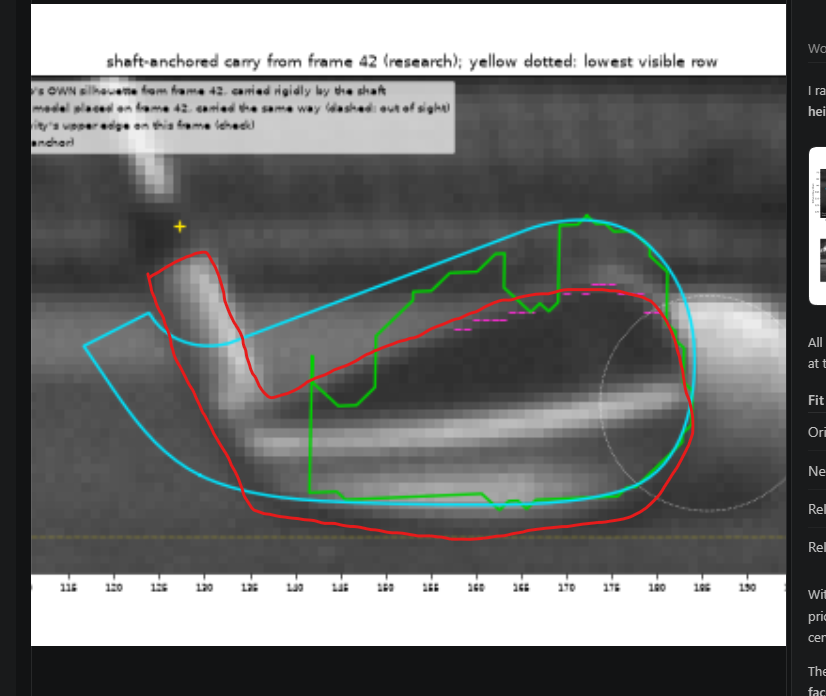
#> input picture research/claude-clubhead-size-pose-audit-2026-11-12/owner-trace/owner-red-trace-on-carry-shot1.png, 826 x 696 px, given in place of shot-0001.pgm, which was not available
$ python -i photo_marks.py   (imports and definitions only)   (older library calls are emulated)
#> lines starting #> are read from the running program, lines starting #| are printed output that depends on the picture
"""Where the ball marked the face, shots 1, 3 and 4, in mm from the TOE EXTREME along the score lines and mm above the
LEADING EDGE: the two numbers the pipeline's impact reading is given in, meaningful on any model of this club.

Each photo is rectified by its own score lines (photo_grooves.py) and scaled by the club's score-line spacing
(2.63 mm, from shot 1's photo with the published toe height). The mark is then placed two ways:
   LINES    relative to the score lines themselves: along them from the line of their toe ends, across them from the
            lowest line. The two offsets to the toe extreme and the leading edge are constants of the club, taken once
            from shot 1's photo. No outline is traced on shots 3 and 4 for this.
   OUTLINE  relative to the head outline landmarked by eye on that photo (outer edge), moved by shot 1's difference
            between the outer edge and the model's edge convention.
Writes results/PHOTO-MARKS.txt, results/photo-marks.json, figures/photo-marks-shot<N>.png. Usage: photo_marks.py"""
import json
import math

import cv2
import matplotlib

# [1 line not run here, left out]
import matplotlib.pyplot as plt
import numpy as np

import photo_landmarks as pl
from common import AUDIT, ROOT

OUT = []


def say(t=""):
    OUT.append(t)
    print(t)


F, PP = 1000.0, np.array([319.5, 199.5])
# [1 line that did not run here, left out]
MARK_ROI = {1: (126, 212, 178, 258), 3: (262, 342, 100, 178), 4: (384, 482, 160, 222)}   # x0, x1, y0, y1 by eye
MARK_ROI[2] = (300, 402, 138, 210)   # shot 2, by eye on 13 Nov after its blind prediction was hashed (PROTOCOL note 10c)
import os  # noqa: E402
# PHOTO_SHOTS=1,2,3,4 adds shot 2; the default reproduces the earlier outputs and file names exactly
SHOTS = tuple(int(v) for v in os.environ.get("PHOTO_SHOTS", "1,3,4").split(","))
SUFFIX = "" if SHOTS == (1, 3, 4) else "-" + "".join(str(v) for v in SHOTS)


# [4 lines left out: function ray, not called in this run]


class Photo:
    def __init__(self, shot):
#> called with shot = 1
        self.shot = shot
        self.img = cv2.imread(str(ROOT / "face-photos" / ("shot-%04d.pgm" % shot)), cv2.IMREAD_GRAYSCALE).astype(np.float32)
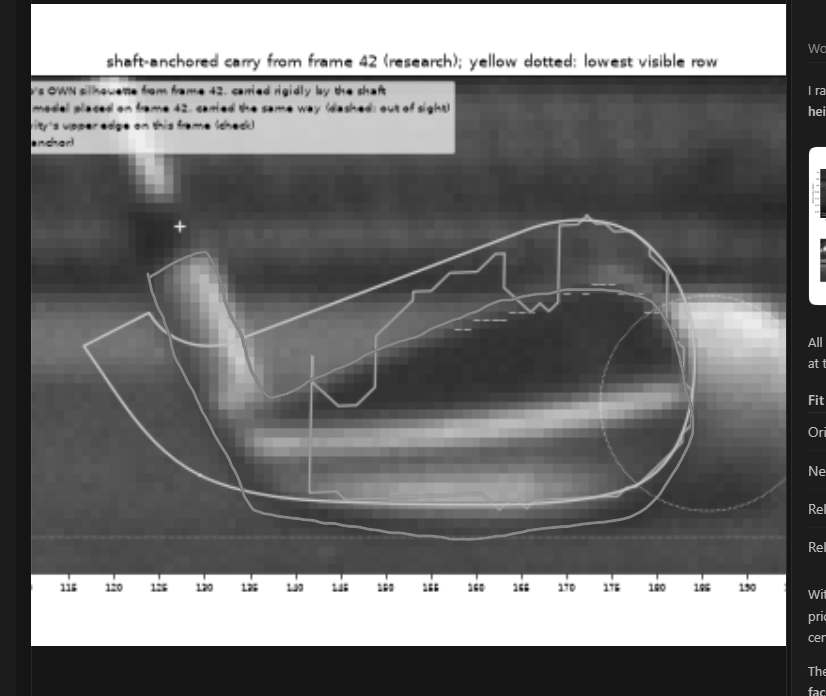
#> self.img: shape (696, 826) float32; min 0, max 255, mean 113.6
        self.smooth = cv2.GaussianBlur(self.img, (0, 0), 1.0)
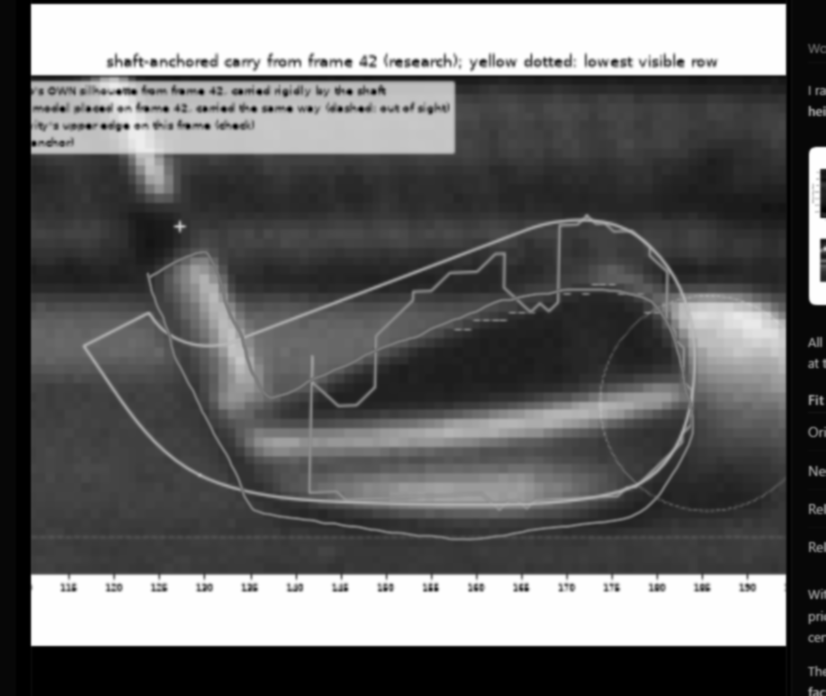
#> self.smooth: shape (696, 826) float32; min 21, max 255, mean 113.6; drawn with min black and max white
        self.mag = np.hypot(cv2.Sobel(self.smooth, cv2.CV_32F, 1, 0, ksize=3), cv2.Sobel(self.smooth, cv2.CV_32F, 0, 1, ksize=3))
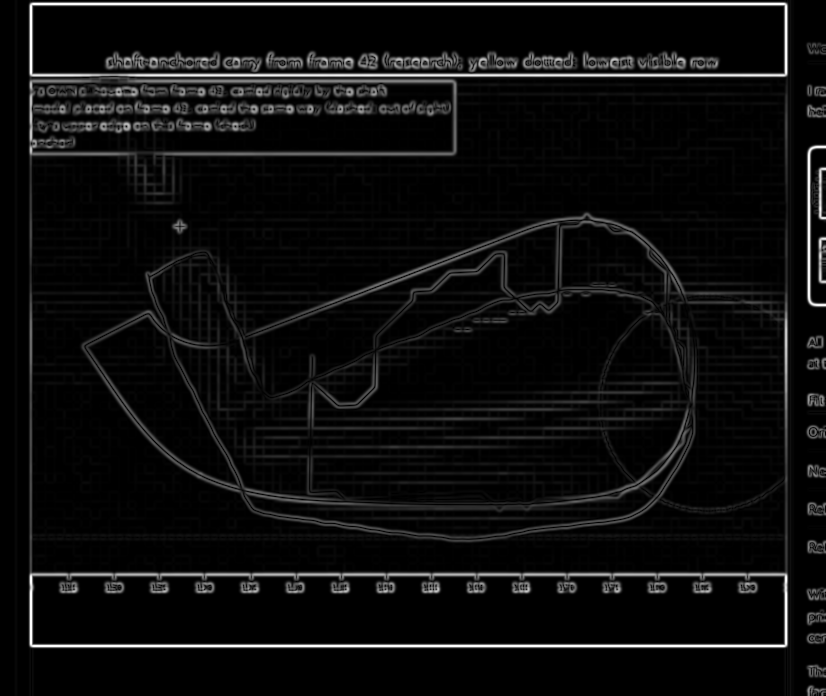
#> self.mag: shape (696, 826) float32; min 0, max 599.9, mean 32.7; drawn with min black and max white
        g = json.loads((AUDIT / "results" / ("photo-grooves-shot%d.json" % shot)).read_text())
        self.g = g
        ends = np.array([[l["toe_end"], l["heel_end"]] for l in g["lines"]])
        centre = ends.reshape(-1, 2).mean(axis=0)
        a = math.radians(-g["angle_deg"])
        u_img = np.array([math.cos(a), math.sin(a)])
        if u_img[0] < 0:
            u_img = -u_img
        t_img = np.array([u_img[1], -u_img[0]])
        if t_img[1] > 0:
            t_img = -t_img
        # a vanishing point is used only where the convergence is measured to better than half its size
        slopes_ok = abs(g["beta"]) > 1e-9 and np.linalg.norm(np.array(g["vp_u"]) - centre) < 12000
        d_u = ray(np.array(g["vp_u"]))[0] if slopes_ok else np.array([u_img[0], u_img[1], 0.0])
        if d_u[:2] @ u_img < 0:
            d_u = -d_u
        d_t = ray(np.array(g["vp_t"]))[0] if (g["vp_t"] is not None and abs(g["c"]) > 2.0 * g["c_sigma"]) else np.array([t_img[0], t_img[1], 0.0])
        if d_t[:2] @ t_img < 0:
            d_t = -d_t
        self.r0 = ray(centre)[0]
        n = np.cross(d_u, d_t)
        n /= np.linalg.norm(n)
        if n @ self.r0 > 0:
            n = -n
        self.d_u, self.normal = d_u, n
        self.e_v = np.cross(-d_u, n)
        self.tilt_u = math.degrees(math.asin(abs(d_u[2])))
        self.tilt_v = math.degrees(math.asin(abs(d_t[2])))
        raw = [np.array([self._rect(np.array(l["toe_end"]))[0], self._rect(np.array(l["heel_end"]))[0]]) for l in g["lines"]]
        idx = np.array([l["index"] for l in g["lines"]], dtype=float)
        v_mean = np.array([r[:, 1].mean() for r in raw])
        self.scale = PITCH_MM / abs(np.polyfit(idx, v_mean, 1)[0])
        self.lines = [r * self.scale for r in raw]
        self.index = idx

    # [4 lines left out: function _rect, not called in this run]

    def rect(self, px):
        return self._rect(px) * self.scale

    # [30 lines left out: functions snap, mark, not called in this run]


# [1 line that did not run here, left out]
# ---- constants of the club from shot 1: toe extreme and leading edge relative to the score lines; outer-to-model edge offsets
# [1 line that did not run here, left out]
# [1 line that did not run here, left out]


def dense(poly, n=12):
    return np.vstack([np.linspace(poly[i], poly[i + 1], n, endpoint=False) for i in range(len(poly) - 1)] + [poly[-1:]])


# [1 line that did not run here, left out]
# [1 line that did not run here, left out]


# [6 lines left out: function line_frame, not called in this run]


# [1 line that did not run here, left out]
# [1 line that did not run here, left out]
# [1 line that did not run here, left out]
# [1 line that did not run here, left out]
# [1 line that did not run here, left out]
# [1 line not run here, left out]

record = {}
# [33 lines not run here, left out]

#> (the run stopped early here; a loop or call above may not have finished)
